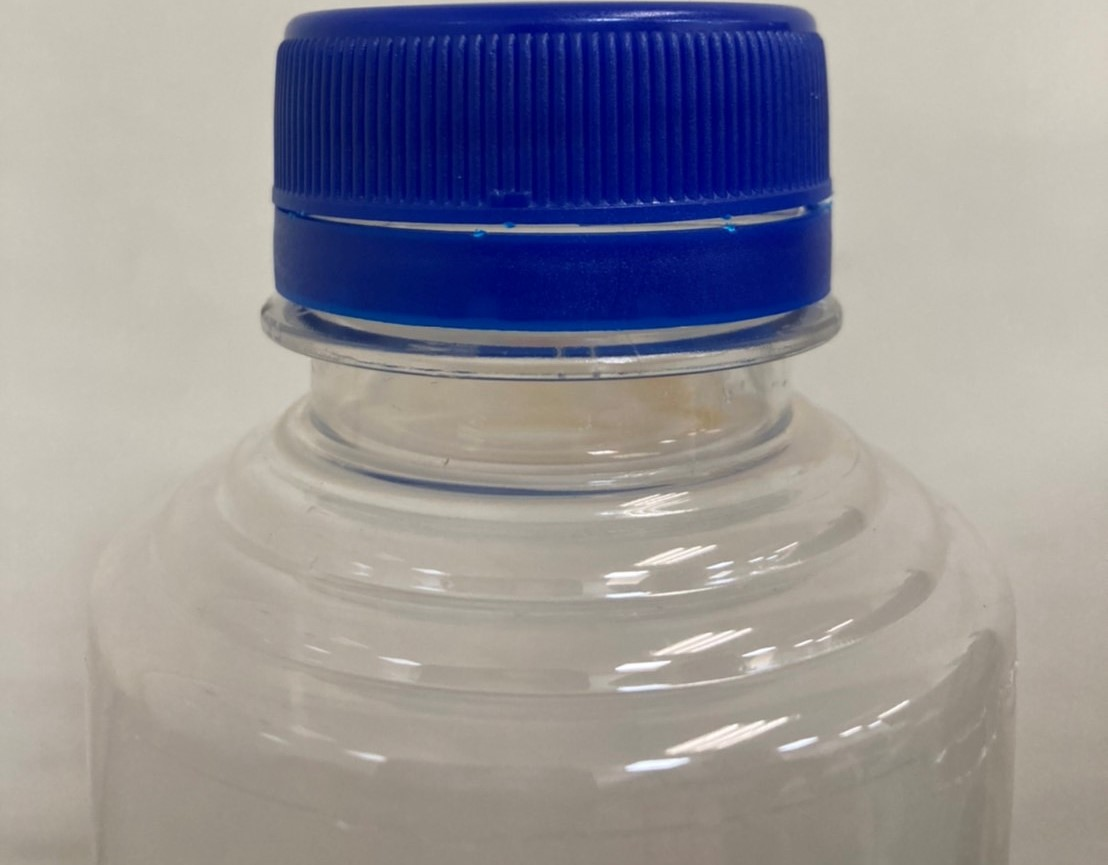
%> input picture dataset/b1.jpg, 1108 x 865 px
$ octave Main.m   (GNU Octave 9; MATLAB toolbox functions it lacks are replaced by stand-ins)
%> lines starting %> are read from the running program, lines starting %| are printed output that depends on the picture; in (x1, y1, x2, y2) boxes, pixels count from 0 and x2, y2 are one past the last pixel; in counts of white or black regions, pixels touching at a corner belong together; the program's own positions count from 1

% blue:5, red:9
% Set Initial Value.
[file, path] = uigetfile('.\*.*g', 'Select a image');
%> the answer given: dataset/b1.jpg
path = [path,file];
c = input('input cluster number : ');
%> the answer given: 3


% Main.
BW = Get_cup_EdgeDetail(path, c);
output = Detect_cup_status(BW);
fprintf('1 is Bad.\n0 is good.\nThis image is %d.\n',output);


% Show Hough Matrix.
figure(2);
subplot(1,2,1);
imshow(BW);

[H,T,R] = hough(BW);
subplot(1,2,2);
imshow(H,[],'XData',T,'YData',R);
xlabel('\theta'), ylabel('\rho');
axis on, axis normal, hold on;

P = houghpeaks(H,100,'threshold',ceil(0.3*max(H(:))));
x = T(P(:,2)); y = R(P(:,1));
plot(x,y,'gs');  hold off;


function [a, z] = K_means(x, c, threshold)
    [n,d] = size(x);
    z = rand([c, n]);  [~,mi] = max(z,[],1);  z = zeros([c,n]);  z((0:n-1)*c + mi) = 1; new_z = z;
    a = zeros([c, d]);
    error = 1;
    while error > threshold
        a = (z * x) ./ sum(z, 2);
        for i = 1:n
            sqrt(sum((x(i,:) - a).^2, 2));
            [~,mi] = min(sqrt(sum((x(i,:) - a).^2, 2)));
            new_z(:,i) = zeros([c,1]);
            new_z(mi,i) = 1;
        end
        error = sum(sum((new_z-z).^2));
        z = new_z;
    end
end

function [BW] = Get_cup_EdgeDetail(path, c)
%> called with path = 'dataset/b1.jpg', c = 3
    % Read and preprocess image.
    img = imread(path);
%> img is the input picture: size 865x1108x3 uint8; mean R, G, B 146.8, 144.4, 151
    img = imresize(img,[256,256]);
%> img: size 256x256x3 uint8
    img = imgaussfilt(img, 1, "Padding","replicate");
    figure(1);
    subplot(1,4,1);
    imshow(img);
    title('original image');

    % Image Segmentation by k-means.
    redChannel = img(:,:,1);
    greenChannel = img(:,:,2);
    blueChannel = img(:,:,3);
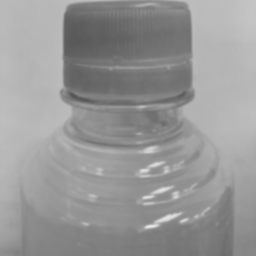
%> blueChannel: size 256x256 uint8; min 83, max 232, mean 151
    data = double([redChannel(:),greenChannel(:),blueChannel(:)]);
    [a, z] = K_means(data, c, 1e-5);
%> the loop in K_means, `while error > threshold` made 9 passes
%> (a, error) on passes 1 to 9: ([146.8 144.4 150.9; 146.6 144.3 151; 146.9 144.6 151.2], 87000), ([153.6 145 133; 51.31 60.37 116.9; 186.4 180.4 169.3], 25486), ([153.5 146.1 136.1; 17.77 32.42 113.6; 191.6 186 174.9], 5586), ([154.3 147.2 137.7; 15.4 30.23 113.1; 193.1 187.8 176.6], 1938), ([155.1 147.9 138.4; 15.35 30.18 113.1; 193.8 188.5 177.3], 736), ([155.4 148.2 138.6; 15.37 30.2 113.1; 194 188.7 177.6], 542), ([155.6 148.4 138.8; 15.4 30.23 113.1; 194.2 188.9 177.8], 2), ([155.6 148.4 138.8; 15.4 30.23 113.1; 194.2 188.9 177.8], 2), ([155.6 148.4 138.8; 15.41 30.24 113.1; 194.2 188.9 177.8], 0)
%> a = [155.6 148.4 138.8; 15.41 30.24 113.1; 194.2 188.9 177.8]
    [~,mi] = max(z);
    mi = reshape(mi, size(img,1), size(img,2));
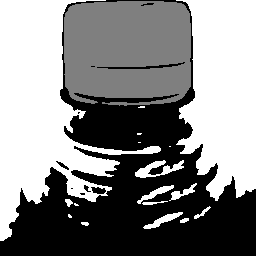
%> mi: size 256x256 double; min 1, max 3, mean 2.05; drawn with min black and max white
    a = a/255;
%> a = [0.61 0.582 0.544; 0.0604 0.119 0.443; 0.761 0.741 0.697]
    subplot(1,4,2);
    imshow(label2rgb(mi,a));
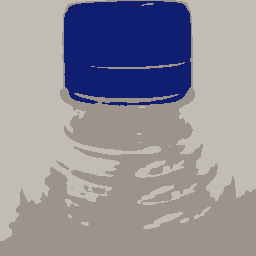
%> displayed picture: size 256x256x3, on the screen's scale of 0 to 255; mean R, G, B 146.8, 144.3, 151.2
    title('image segmentation by kmeans');

    % Choose bottle cup's class (median chossed region).
    i = median(median(mi(5:10,126:130)));
%> i = 2
    cimg = label2rgb(mi==i,a(i,:));
    cimg = imgaussfilt(cimg, 5, "Padding","replicate");
    subplot(1,4,3);
    imshow(cimg);
    title('bottle cup region');

    % Transform colormap rgb to gray.
    % edge detection the gray image.
    subplot(1,4,4)
    gimg = rgb2gray(cimg);
    BW = edge(gimg, 'canny');
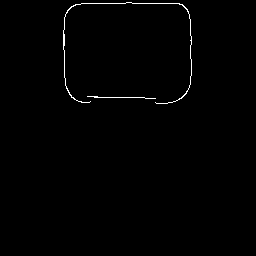
%> BW: size 256x256 logical; 0.7% white in thin lines or dots, all inside (x1, y1, x2, y2) = (63, 2, 192, 104)
    imshow(BW);
    title('edge detection');
end

function [output] = Detect_cup_status(BW)
    [H,T,R] = hough(BW);
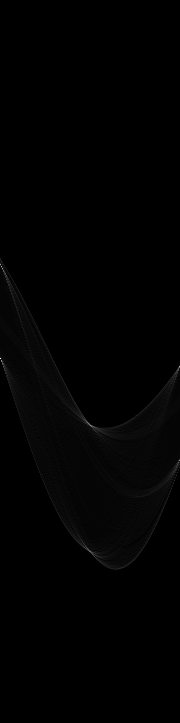
%> H: size 723x180 double; min 0, max 93, mean 0.6; drawn with min black and max white
%> T = 180 values from -90 to 89; R = 723 values from -361 to 361
    P = houghpeaks(H,100,'threshold',ceil(0.3*max(H(:))));
%> P = [359 1; 267 2; 426 91; 423 88; 552 91; 427 94; 463 179; 549 88; 367 4; 274 6; 371 178]
    theta = T(P(:,2));
%> theta = [-90 -89 0 -3 0 3 88 -3 -87 -85 87]
    con = 80<=theta | theta<=-80;
%> con = [true true false false false false true false true true true]
    gcon = 87<=theta | theta<=-87;
%> gcon = [true true false false false false true false true false true]
    rcon = con&~gcon;
%> rcon = [false false false false false false false false false true false]


    figure(3); title('image with houghline'); imshow(BW); hold on
    lines = houghlines(BW,T,R,P(gcon,:),'FillGap',10,'MinLength',20);
%> lines = 3 lines; point1 to point2 (x, y): (82, 4) to (180, 4), (95, 98) to (156, 99), (103, 98) to (131, 98)
    for k = 1:length(lines)
       xy = [lines(k).point1; lines(k).point2];
       plot(xy(:,1),xy(:,2),'LineWidth',2,'Color','green');
    end
%> this loop made 3 passes
%> xy on passes 1 to 3: [82 4; 180 4], [95 98; 156 99], [103 98; 131 98]

    if size(P(rcon,:),1) ~= 0
        lines = houghlines(BW,T,R,P(rcon,:),'FillGap',10,'MinLength',20);
%> lines = empty struct
        for k = 1:length(lines)
           xy = [lines(k).point1; lines(k).point2];
           plot(xy(:,1),xy(:,2),'LineWidth',2,'Color','red');
        end
%> this loop made 0 passes
    end
    output = size(P(rcon,:),1) ~= 0;
%> output = true
%> `output = Detect_cup_status(BW);`:
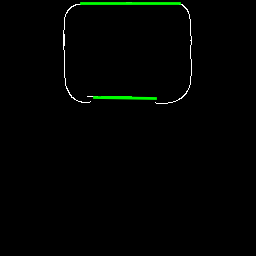
%> figure redrawn from the program's plot data
%| 1 is Bad.
%| 0 is good.
%| This image is 1.
%> `[H,T,R] = hough(BW);`: T = 180 values from -90 to 89; R = 723 values from -361 to 361
%> `x = T(P(:,2))`: x = [-90 -89 0 -3 0 3 88 -3 -87 -85 87]
%> `y = R(P(:,1))`: y = [-3 -95 64 61 190 65 101 187 5 -88 9]
%> `plot(x,y,'gs')`:
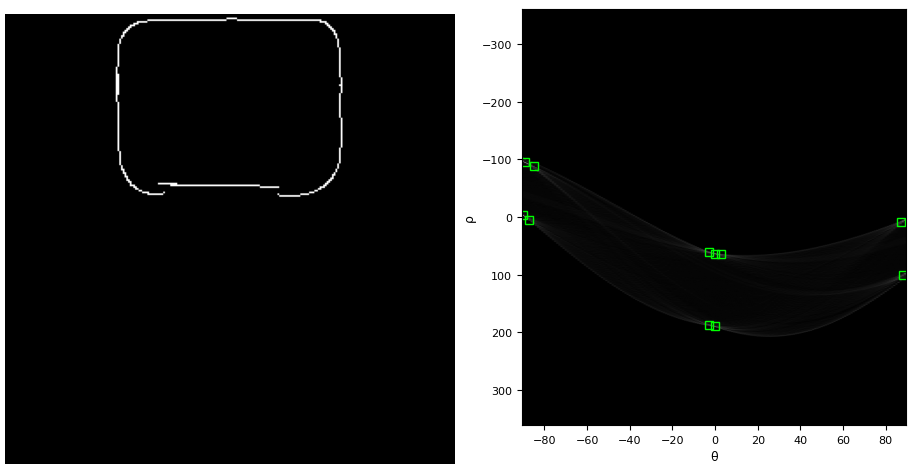
%> figure redrawn from the program's plot data, 2 panels
end
